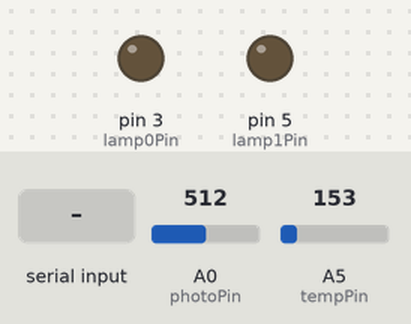
The sketch below on a simulated Arduino Uno, built with avr-gcc and run on an emulated ATmega328P. On the bench: output pins drawn as LEDs (lit = HIGH). Inputs (shaded band) come from the test bench; at power-on: A0 (photoPin) = 512, A5 (tempPin) = 153. What the sketch prints to the serial monitor is not drawn.

Above: at 1.2 s.
1.3 s: "90,45\n" received over Serial
At 2.6 s:
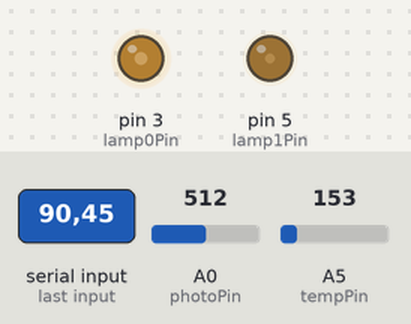
2.9 s: "30,150\n" received over Serial
At 4.1 s:
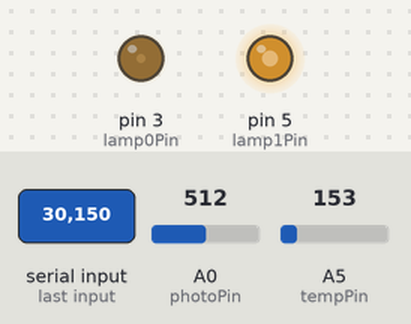
4.5 s: "1,90\n" received over Serial
At 5.6 s:
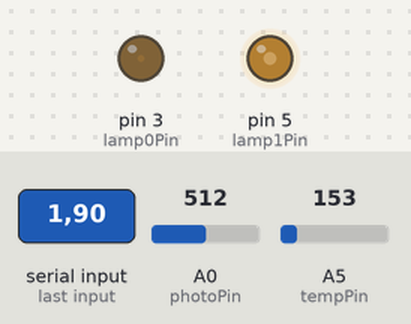
Timing chart, 0 to 7.5 s (numbered marks = the images above; inputs shaded):
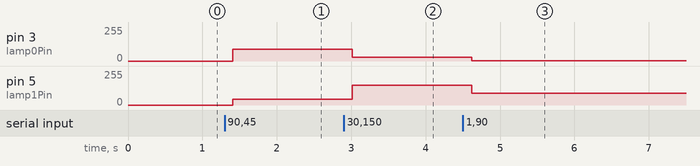

Measured:
- after the input at 1.3 s, pin 3 (lamp0Pin): 0/255 → 90/255 after 0.11 s; pin 5 (lamp1Pin): 0/255 → 45/255 after 0.11 s
- after the input at 2.9 s, pin 3 (lamp0Pin): 90/255 → 30/255 after 0.11 s; pin 5 (lamp1Pin): 45/255 → 150/255 after 0.11 s
- after the input at 4.5 s, pin 3 (lamp0Pin): 30/255 → 1/255 after 0.12 s; pin 5 (lamp1Pin): 150/255 → 90/255 after 0.12 s

The sketch:

arduino2com.ino
```cpp
int photoPin = 0; // photoresistor analog pin
int tempPin = 5;  // temperature analog pin
int lamp0Pin= 3; //lamp 1 PMW pin
int lamp1Pin= 5; //lamp 1 PMW pin

int lamp0=0;
int lamp1=0;

int photoVal = 0; // photoresistor voltage
float tempVal;    // temperature value

int delayTime = 200; // dalay in ms

void setup()
{
  pinMode(photoPin, INPUT); // set pin as input
  pinMode(lamp0Pin, OUTPUT);
  pinMode(lamp1Pin, OUTPUT);
  analogWrite(lamp1Pin, 0);

  Serial.begin(57600); // set COM port
}

void loop()
{
  //if (Serial.available()){
    photoVal = analogRead(photoPin); //read photoresistor voltage
    Serial.print(photoVal);
    Serial.print(";");

    tempVal= analogRead(tempPin)*5/1024.0;
    tempVal= (tempVal - 0.5) / 0.01;
    Serial.println(tempVal);

    while(Serial.available()>0){
      lamp0 = Serial.parseInt();
      lamp1 = Serial.parseInt();
      //if(Serial.read()==10){
      if (Serial.read() == '\n') {
        analogWrite(lamp0Pin, constrain(lamp0, 0, 255));
        analogWrite(lamp1Pin, constrain(lamp1, 0, 255));
      }
      //}
    }
  //}
  delay(delayTime);
}
```
